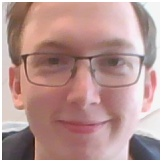
#> input picture Face-recognition-using-deep-learning-master/images/Jari.jpg, 161 x 161 px, found by its file name
$ python Gamma.py
#> lines starting #> are read from the running program, lines starting #| are printed output that depends on the picture
import cv2 as cv
import numpy as np
from matplotlib import pyplot as plt
img1=cv.imread('images\Jari.jpg')
#> img1 is the input picture: shape (161, 161, 3); mean B, G, R 145.8, 149, 183.3
img2=cv.cvtColor(img1,cv.COLOR_RGB2HSV)
#> img2: shape (161, 161, 3); mean H, S, V 113.1, 59.5, 183.9
img2[:,:,2] = cv.equalizeHist(img2[:,:,2])
#> img2: shape (161, 161, 3); mean H, S, V 113.1, 59.5, 128.6
img4=cv.cvtColor(img2,cv.COLOR_HSV2RGB)
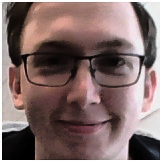
#> img4: shape (161, 161, 3); mean B, G, R 104.6, 106.6, 128.3


im1=cv.imread('images\Jari.jpg')
im_input_Gamma=cv.cvtColor(im1,cv.COLOR_RGB2HSV)

cv.imshow('orginal',im1[:,:,:])

#r,c,d=im2.shape
gamma1 = 0.5
lookUpTable1 = np.empty((1,256), np.uint8)
for i in range(256):
    lookUpTable1[0,i] = np.clip(pow(i / 255.0, gamma1) * 255.0, 0, 255)

im_input_Gamma[:,:,2] = cv.LUT(im_input_Gamma[:,:,2], lookUpTable1)
#> im_input_Gamma: shape (161, 161, 3); mean H, S, V 113.1, 59.5, 214.2
between=cv.cvtColor(im_input_Gamma,cv.COLOR_HSV2RGB)
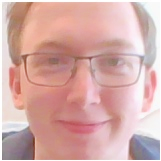
#> between: shape (161, 161, 3); mean B, G, R 167.9, 171.8, 213.4
im_input_HIS=between.copy()
im_input_HIS = cv.cvtColor(im_input_HIS,cv.COLOR_RGB2HSV)
#> im_input_HIS: shape (161, 161, 3); mean H, S, V 113.1, 60, 214.2

im_input_HIS[:,:,2] = cv.equalizeHist(im_input_HIS[:,:,2])
#> im_input_HIS: shape (161, 161, 3); mean H, S, V 113.1, 60, 129.3
Ouput=cv.cvtColor(im_input_HIS,cv.COLOR_HSV2RGB)
cv.imshow('Gamma Corrected Image',img4)
cv.imshow('Histogram Equalized Image',between)
cv.imshow('Histogram Equalized Image',im_input_HIS)
cv.imshow('Histogram',Ouput)
#cv.moveWindow('messi',100,100)


cv.waitKey()
cv.destroyAllWindows()

$ run again, with Face-recognition-using-deep-learning-master/images/Dirk.jpg copied over Face-recognition-using-deep-learning-master/images/Jari.jpg
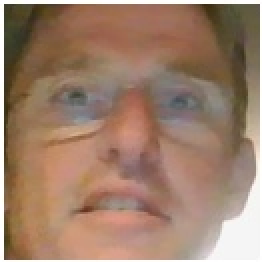
#> input picture Face-recognition-using-deep-learning-master/images/Dirk.jpg, 131 x 131 px, found by its file name (shown 2 times larger)
#> img1 is the input picture: shape (131, 131, 3); mean B, G, R 107, 127.2, 157.9
#> `img4=cv.cvtColor(img2,cv.COLOR_HSV2RGB)`:
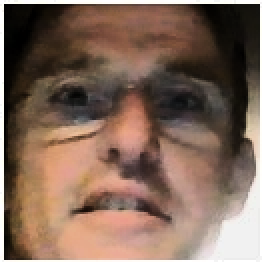
#> img4: shape (131, 131, 3) (shown 2 times larger); mean B, G, R 88.5, 103.2, 128.7
#> im_input_Gamma: shape (131, 131, 3); mean H, S, V 104.5, 87.7, 198.2
#> `between=cv.cvtColor(im_input_Gamma,cv.COLOR_HSV2RGB)`:
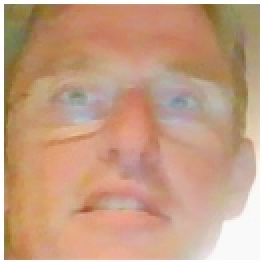
#> between: shape (131, 131, 3) (shown 2 times larger); mean B, G, R 131.8, 158.7, 198.1

$ run again, with Face-recognition-using-deep-learning-master/images/Jasper.jpg copied over Face-recognition-using-deep-learning-master/images/Jari.jpg
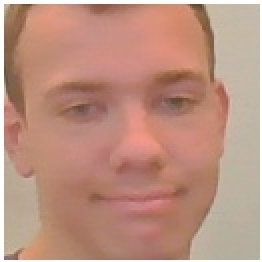
#> input picture Face-recognition-using-deep-learning-master/images/Jasper.jpg, 131 x 131 px, found by its file name (shown 2 times larger)
#> img1 is the input picture: shape (131, 131, 3); mean B, G, R 128.2, 144.9, 188.3
#> `img4=cv.cvtColor(img2,cv.COLOR_HSV2RGB)`:
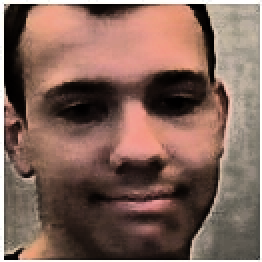
#> img4: shape (131, 131, 3) (shown 2 times larger); mean B, G, R 90, 100.6, 129.7
#> im_input_Gamma: shape (131, 131, 3); mean H, S, V 109.7, 83.3, 218.2
#> `between=cv.cvtColor(im_input_Gamma,cv.COLOR_HSV2RGB)`:
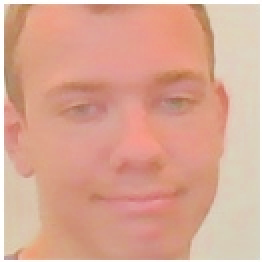
#> between: shape (131, 131, 3) (shown 2 times larger); mean B, G, R 147.2, 167, 218.2

$ run again, with Face-recognition-using-deep-learning-master/images/Lucas.jpg copied over Face-recognition-using-deep-learning-master/images/Jari.jpg
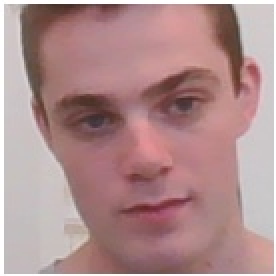
#> input picture Face-recognition-using-deep-learning-master/images/Lucas.jpg, 138 x 138 px, found by its file name (shown 2 times larger)
#> img1 is the input picture: shape (138, 138, 3); mean B, G, R 141.5, 141.1, 175.3
#> `img4=cv.cvtColor(img2,cv.COLOR_HSV2RGB)`:
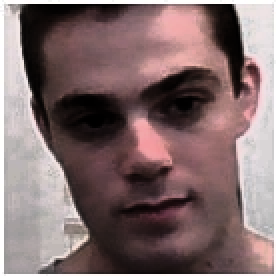
#> img4: shape (138, 138, 3) (shown 2 times larger); mean B, G, R 108.3, 107.7, 129
#> im_input_Gamma: shape (138, 138, 3); mean H, S, V 119.5, 57.2, 209.7
#> `between=cv.cvtColor(im_input_Gamma,cv.COLOR_HSV2RGB)`:
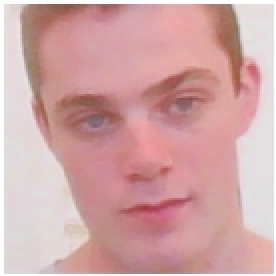
#> between: shape (138, 138, 3) (shown 2 times larger); mean B, G, R 167, 166.6, 209.7
